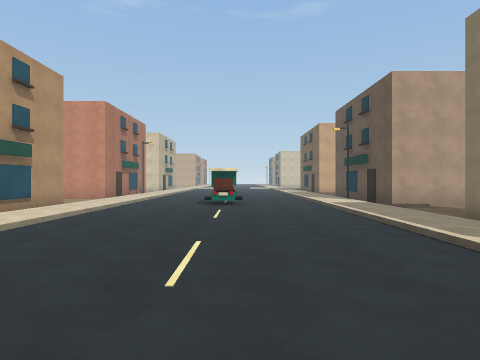
[1] (above)

24 first-person views from a walk through a 3-D level made in the Unity game engine. The camera is 1.5 m above the floor, looks level and sees 75° across. The floor is counted in squares, 2 m on a side. Each view is taken from the middle of a square. On the plan, view 1 faces up. The plan holds only what a view shows up to about 10 squares ahead; the rest is blank. The place goes on beyond the plan.

[2]
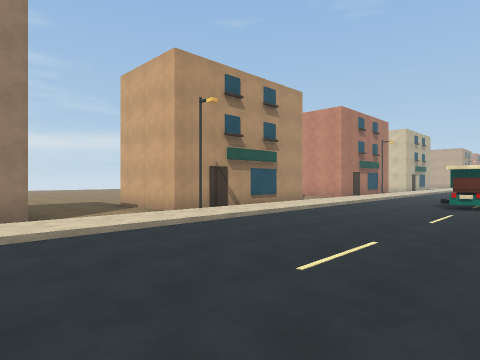

[3]
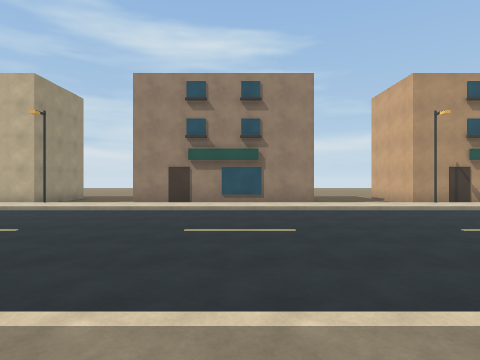

[4]
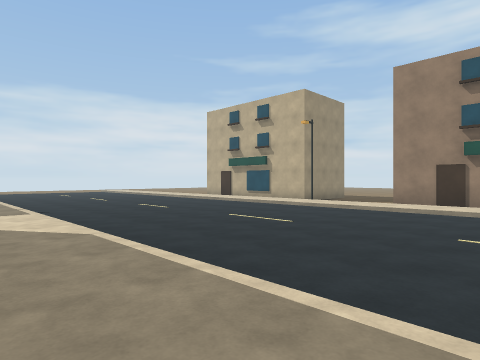

[5]
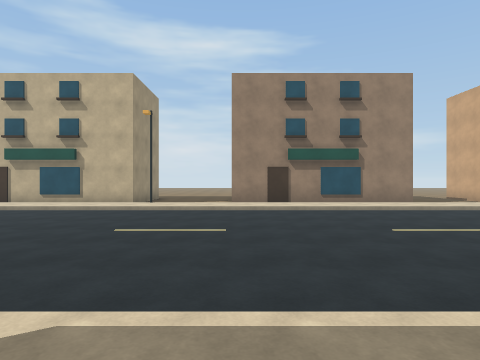

[6]
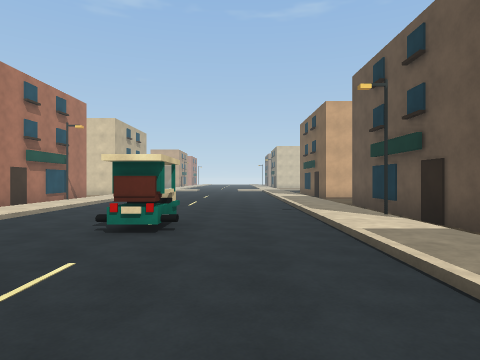

[7]
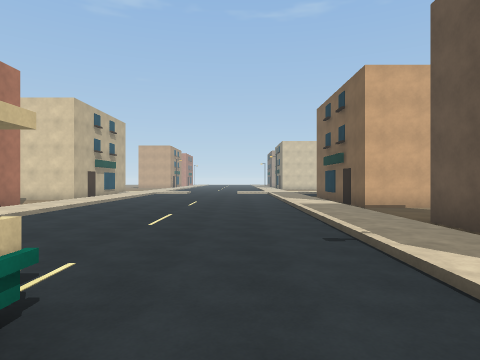

[8]
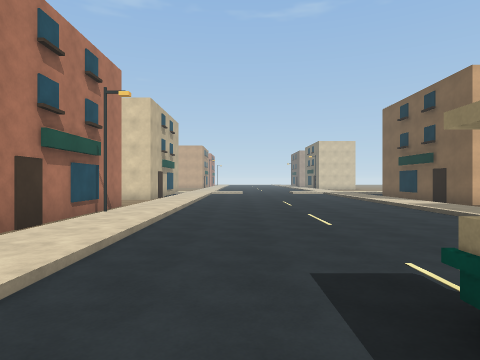

[9]
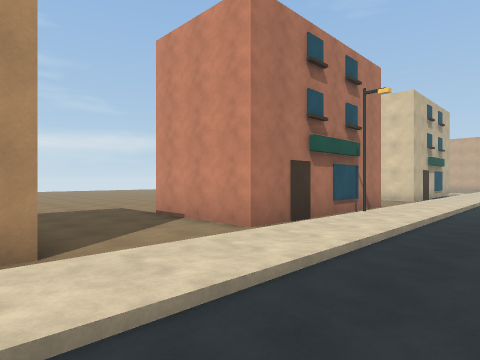

[10]
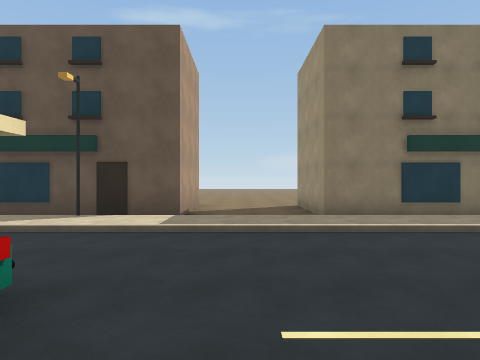

[11]
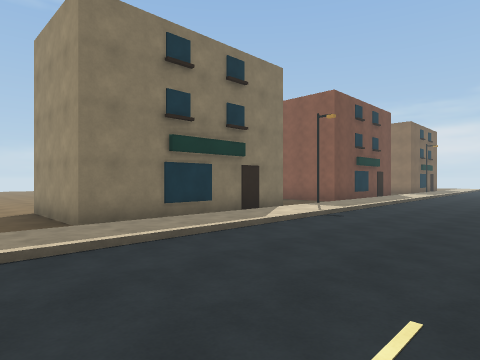

[12]
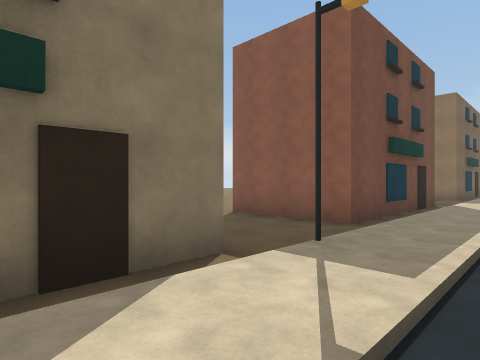

[13]
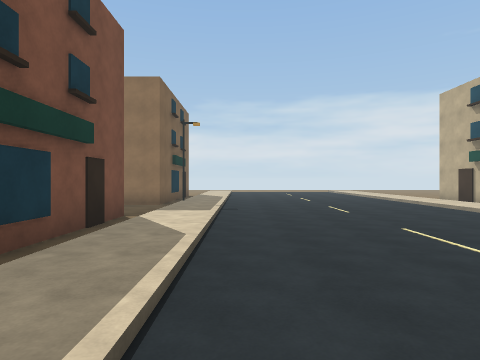

[14]
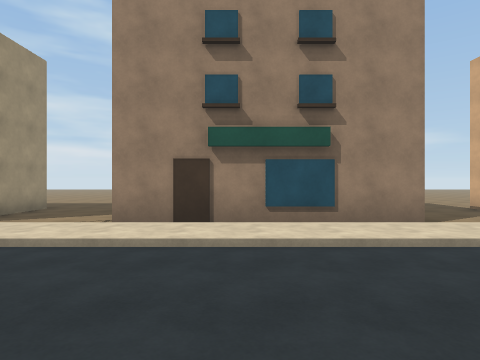

[15]
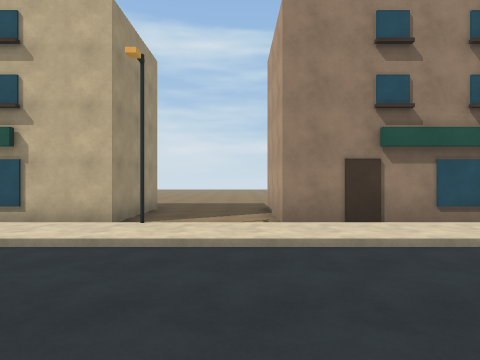

[16]
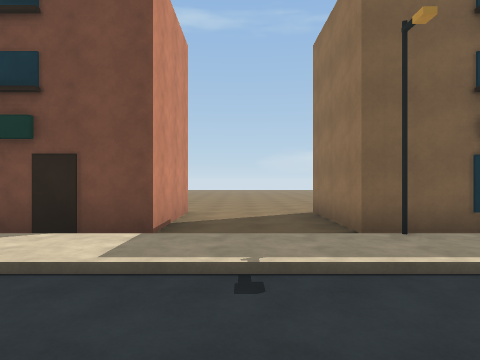

[17]
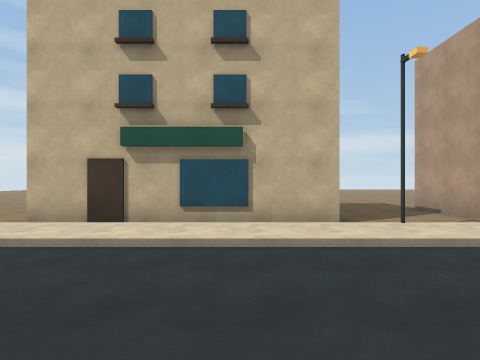

[18]
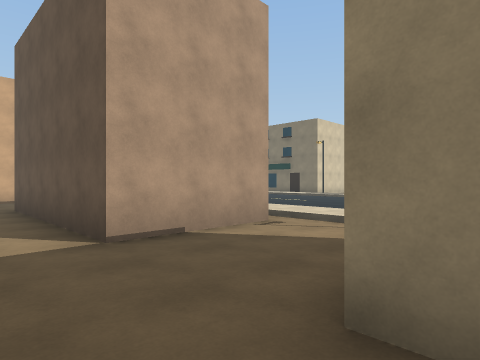

[19]
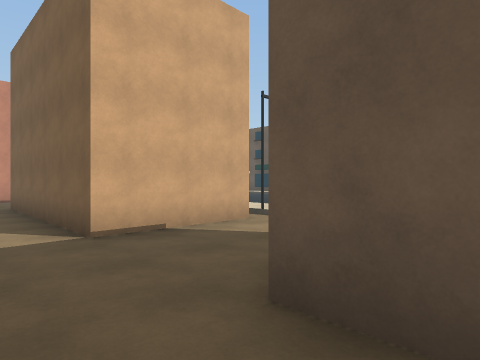

[20]
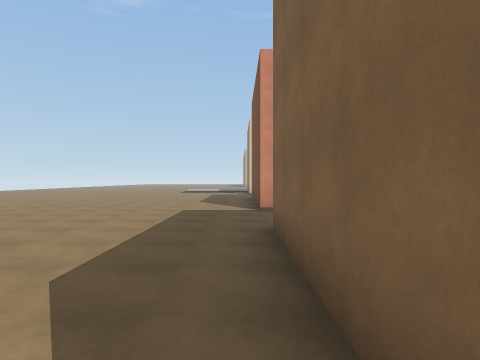

[21]
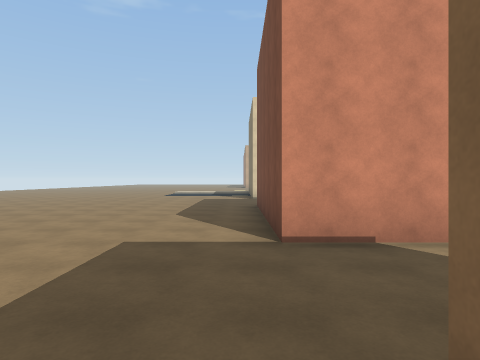

[22]
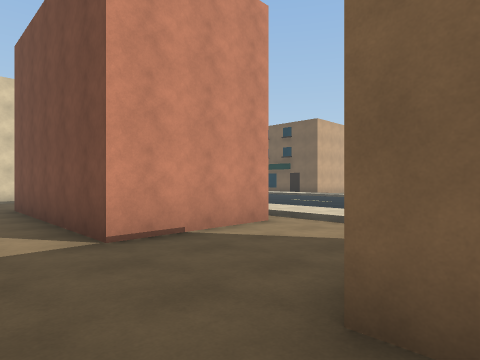

[23]
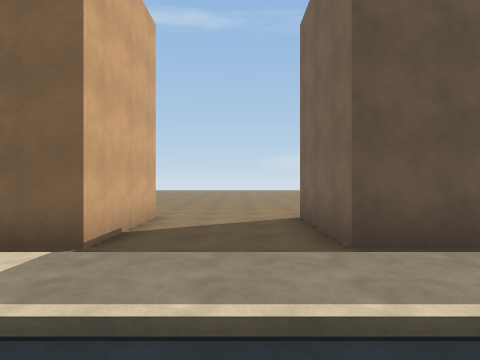

[24]
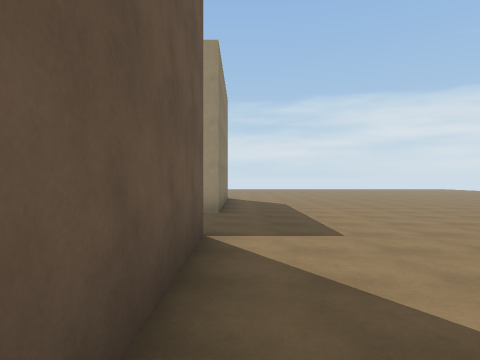

### Floor plan
Key: @ floor where view 1 was taken; # wall or solid block; . main floor; : floor 0.25 m higher than the main floor; / step, stairs or slope; O other object.
Columns run from 10 left of view 1 to 11 right of it. Each row starts with its distance up from view 1.
 19 ... ./:......:/#
 18 ..###/:......:/###....
 17 ..###/:......:/.......
 16 ..###/:......:/.......
 15 ..###/:......:/.......
 14 ..###/:......:/###  ..
 13 ..###/:......:/#
 12 ...../:......:/#
 11 ...../:......:/#
 10 ...../:..OO..:/###
  9 ..###/:......:/....
  8 ..###/:......:/....
  7 ..###/:......:/.....
  6 ..###/:......:/###..
  5 ..###/:......:/#
  4 ...../:......:/#
  3 ...../:......:/#
  2 ...../:......:/#
  1 ..###/:......:/#
  0 ..###/:...@..:#..
 -1 ..###/:......:/...
 -2 ..###/:......:/....
 -3 ..###/:......:/###.
 -4 ..###/:......:/#
 -5 ...../:......:/#
 -6 .....#:......:/#
 -7 ...../:......:/###
 -8 ..###/:......:/......
 -9 ..###/:......:/......
-10 ..###/:......:/......
-11     #/:......:####...

Where each view was taken, in squares from view 1:
view 1: 0 up, 0 right, facing up
view 2: 0 up, 1 right, facing up-left
view 3: 1 down, 4 right, facing left
view 4: 1 down, 4 right, facing down-left
view 5: 4 down, 4 right, facing left
view 6: 5 up, 1 right, facing up
view 7: 9 up, 1 right, facing up
view 8: 9 up, 2 left, facing up
view 9: 9 up, 2 left, facing up-left
view 10: 8 up, 2 left, facing right
view 11: 8 up, 1 left, facing down-right
view 12: 3 up, 2 right, facing down-right
view 13: 1 down, 2 right, facing down
view 14: 2 down, 0 right, facing left
view 15: 5 down, 0 right, facing left
view 16: 9 down, 0 right, facing right
view 17: 9 down, 0 right, facing left
view 18: 8 down, 10 left, facing up-right
view 19: 0 up, 10 left, facing up-right
view 20: 5 up, 9 left, facing up
view 21: 9 up, 9 left, facing up
view 22: 9 up, 10 left, facing up-right
view 23: 16 up, 1 right, facing right
view 24: 0 up, 9 left, facing down
